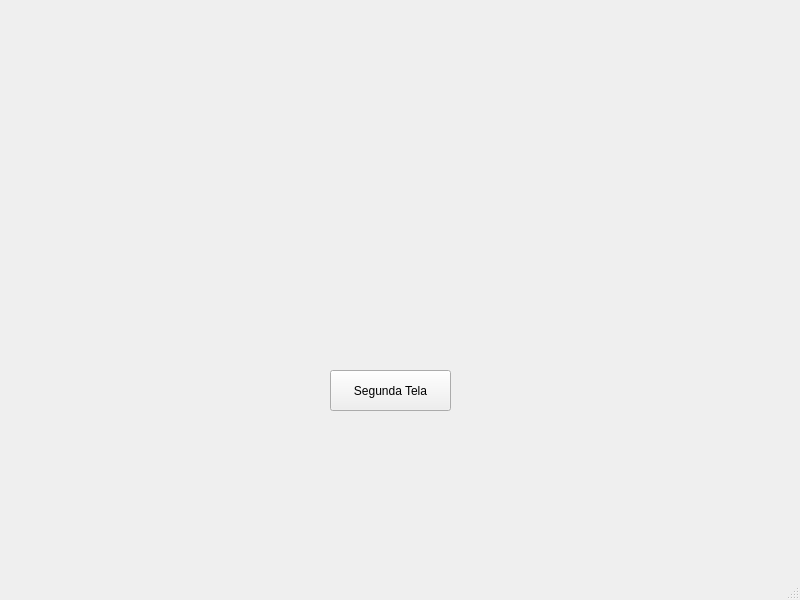
<?xml version="1.0" encoding="UTF-8"?>
<ui version="4.0">
 <class>MainWindow</class>
 <widget class="QMainWindow" name="MainWindow">
  <property name="geometry">
   <rect>
    <x>0</x>
    <y>0</y>
    <width>800</width>
    <height>600</height>
   </rect>
  </property>
  <property name="windowTitle">
   <string>MainWindow</string>
  </property>
  <widget class="QWidget" name="centralwidget">
   <widget class="QPushButton" name="pushButton">
    <property name="geometry">
     <rect>
      <x>330</x>
      <y>370</y>
      <width>121</width>
      <height>41</height>
     </rect>
    </property>
    <property name="text">
     <string>Segunda Tela</string>
    </property>
   </widget>
  </widget>
  <widget class="QMenuBar" name="menubar">
   <property name="geometry">
    <rect>
     <x>0</x>
     <y>0</y>
     <width>800</width>
     <height>21</height>
    </rect>
   </property>
  </widget>
  <widget class="QStatusBar" name="statusbar"/>
 </widget>
 <resources/>
 <connections/>
</ui>
